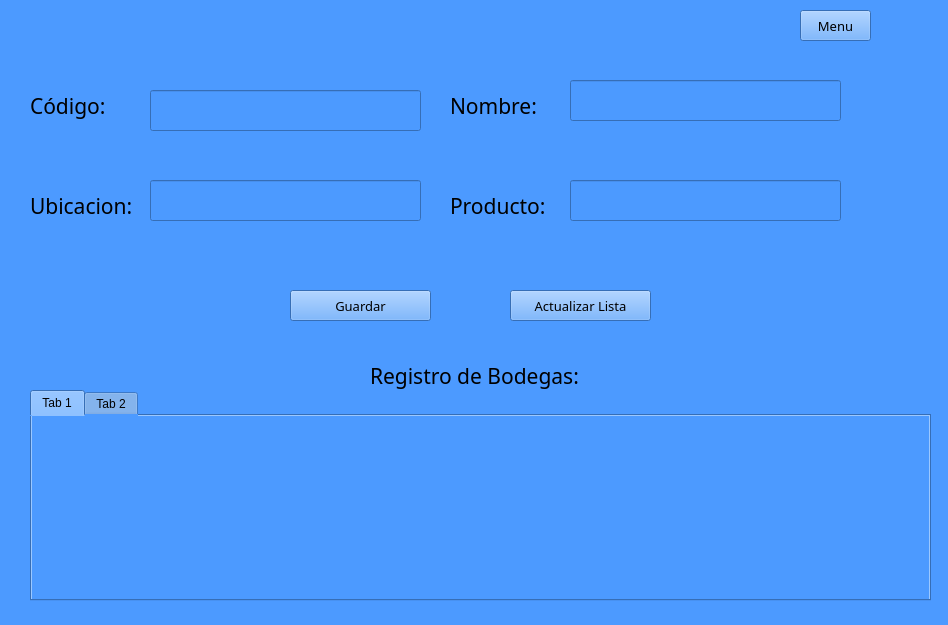
<?xml version="1.0" encoding="UTF-8"?>
<ui version="4.0">
 <class>MainWindow</class>
 <widget class="QMainWindow" name="MainWindow">
  <property name="geometry">
   <rect>
    <x>0</x>
    <y>0</y>
    <width>948</width>
    <height>625</height>
   </rect>
  </property>
  <property name="windowTitle">
   <string>Lista de Bodegas</string>
  </property>
  <property name="styleSheet">
   <string notr="true">background-color: rgb(0, 0, 255);
background-color: rgb(76, 154, 255);</string>
  </property>
  <widget class="QWidget" name="centralwidget">
   <widget class="QLabel" name="lblProducto">
    <property name="geometry">
     <rect>
      <x>450</x>
      <y>80</y>
      <width>101</width>
      <height>51</height>
     </rect>
    </property>
    <property name="font">
     <font>
      <family>Century Gothic</family>
      <pointsize>16</pointsize>
      <weight>50</weight>
      <bold>false</bold>
     </font>
    </property>
    <property name="text">
     <string>Nombre:</string>
    </property>
   </widget>
   <widget class="QLabel" name="lblCodigo">
    <property name="geometry">
     <rect>
      <x>30</x>
      <y>80</y>
      <width>101</width>
      <height>51</height>
     </rect>
    </property>
    <property name="font">
     <font>
      <family>Century Gothic</family>
      <pointsize>16</pointsize>
      <weight>50</weight>
      <bold>false</bold>
     </font>
    </property>
    <property name="text">
     <string>Código:</string>
    </property>
   </widget>
   <widget class="QPushButton" name="btGuardar">
    <property name="geometry">
     <rect>
      <x>290</x>
      <y>290</y>
      <width>141</width>
      <height>31</height>
     </rect>
    </property>
    <property name="font">
     <font>
      <family>Century Gothic</family>
      <pointsize>10</pointsize>
     </font>
    </property>
    <property name="text">
     <string>Guardar</string>
    </property>
   </widget>
   <widget class="QLabel" name="lblRegistro">
    <property name="geometry">
     <rect>
      <x>370</x>
      <y>350</y>
      <width>231</width>
      <height>51</height>
     </rect>
    </property>
    <property name="font">
     <font>
      <family>Century Gothic</family>
      <pointsize>16</pointsize>
      <weight>50</weight>
      <bold>false</bold>
     </font>
    </property>
    <property name="text">
     <string>Registro de Bodegas:</string>
    </property>
   </widget>
   <widget class="QLabel" name="lblUbicacion">
    <property name="geometry">
     <rect>
      <x>30</x>
      <y>180</y>
      <width>111</width>
      <height>51</height>
     </rect>
    </property>
    <property name="font">
     <font>
      <family>Century Gothic</family>
      <pointsize>16</pointsize>
      <weight>50</weight>
      <bold>false</bold>
     </font>
    </property>
    <property name="text">
     <string>Ubicacion:</string>
    </property>
   </widget>
   <widget class="QLabel" name="lblProducto_2">
    <property name="geometry">
     <rect>
      <x>450</x>
      <y>180</y>
      <width>111</width>
      <height>51</height>
     </rect>
    </property>
    <property name="font">
     <font>
      <family>Century Gothic</family>
      <pointsize>16</pointsize>
      <weight>50</weight>
      <bold>false</bold>
     </font>
    </property>
    <property name="text">
     <string>Producto:</string>
    </property>
   </widget>
   <widget class="QPushButton" name="btActualizar">
    <property name="geometry">
     <rect>
      <x>510</x>
      <y>290</y>
      <width>141</width>
      <height>31</height>
     </rect>
    </property>
    <property name="font">
     <font>
      <family>Century Gothic</family>
      <pointsize>10</pointsize>
     </font>
    </property>
    <property name="text">
     <string>Actualizar Lista</string>
    </property>
   </widget>
   <widget class="QLineEdit" name="txtUbicacion">
    <property name="geometry">
     <rect>
      <x>150</x>
      <y>180</y>
      <width>271</width>
      <height>41</height>
     </rect>
    </property>
    <property name="font">
     <font>
      <family>Century Gothic</family>
      <pointsize>16</pointsize>
     </font>
    </property>
   </widget>
   <widget class="QLineEdit" name="txtCodigo">
    <property name="geometry">
     <rect>
      <x>150</x>
      <y>90</y>
      <width>271</width>
      <height>41</height>
     </rect>
    </property>
    <property name="font">
     <font>
      <family>Century Gothic</family>
      <pointsize>16</pointsize>
     </font>
    </property>
   </widget>
   <widget class="QLineEdit" name="txtNombre">
    <property name="geometry">
     <rect>
      <x>570</x>
      <y>80</y>
      <width>271</width>
      <height>41</height>
     </rect>
    </property>
    <property name="font">
     <font>
      <family>Century Gothic</family>
      <pointsize>16</pointsize>
     </font>
    </property>
   </widget>
   <widget class="QLineEdit" name="txtProducto">
    <property name="geometry">
     <rect>
      <x>570</x>
      <y>180</y>
      <width>271</width>
      <height>41</height>
     </rect>
    </property>
    <property name="font">
     <font>
      <family>Century Gothic</family>
      <pointsize>16</pointsize>
     </font>
    </property>
   </widget>
   <widget class="QPushButton" name="btMenu">
    <property name="geometry">
     <rect>
      <x>800</x>
      <y>10</y>
      <width>71</width>
      <height>31</height>
     </rect>
    </property>
    <property name="font">
     <font>
      <family>Century Gothic</family>
      <pointsize>10</pointsize>
     </font>
    </property>
    <property name="text">
     <string>Menu</string>
    </property>
   </widget>
   <widget class="QTabWidget" name="tblproductos">
    <property name="geometry">
     <rect>
      <x>30</x>
      <y>390</y>
      <width>901</width>
      <height>211</height>
     </rect>
    </property>
    <widget class="QWidget" name="tab">
     <attribute name="title">
      <string>Tab 1</string>
     </attribute>
    </widget>
    <widget class="QWidget" name="tab_2">
     <attribute name="title">
      <string>Tab 2</string>
     </attribute>
    </widget>
   </widget>
  </widget>
  <widget class="QStatusBar" name="statusbar"/>
 </widget>
 <resources/>
 <connections/>
</ui>
